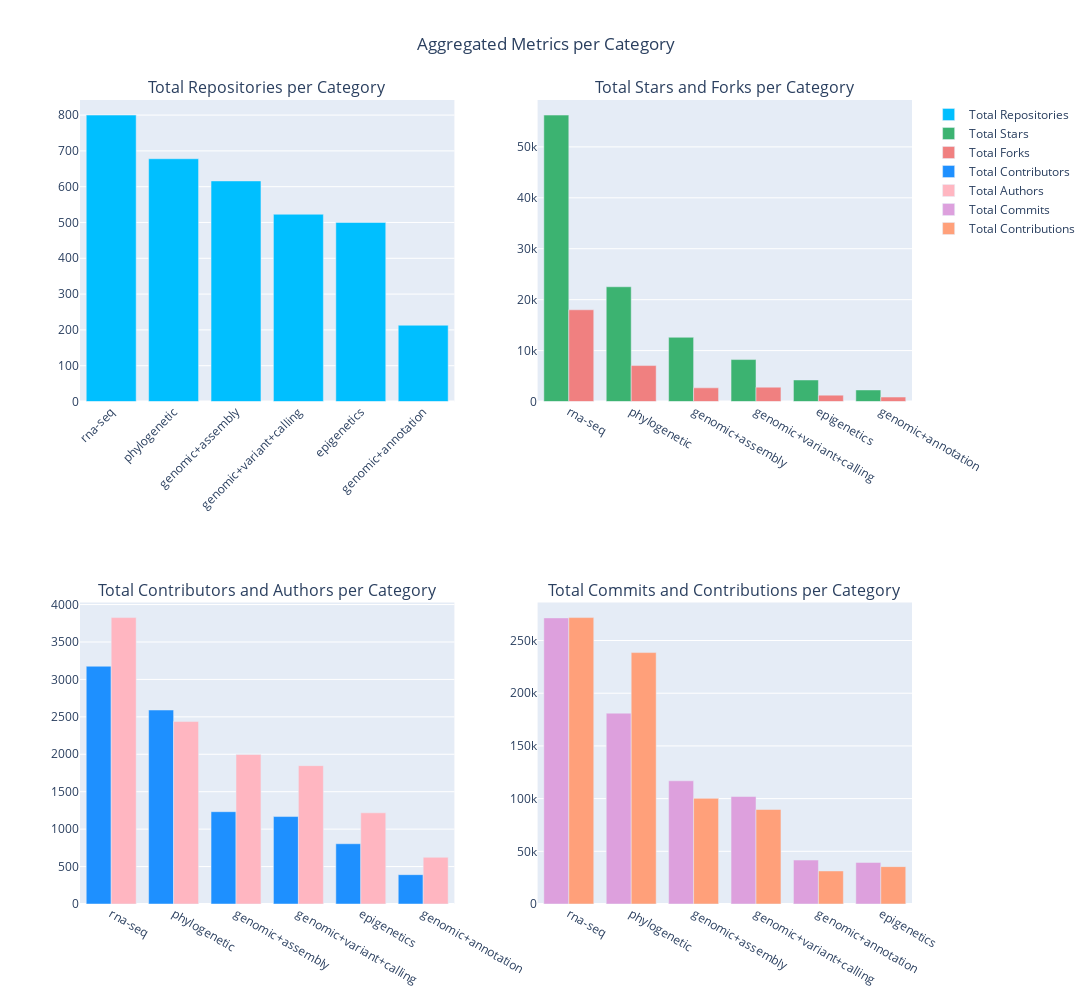

The notebook cell saved with this chart:
### Code cell
import plotly.graph_objects as go
from plotly.subplots import make_subplots

# Sample DataFrame setup (replace with your actual DataFrame)
# Assuming expanded_data is already defined

# Aggregate the data for each subplot
category_summary_repos = expanded_data.groupby('category').agg(
    total_repos=('id', 'count')  # Assuming 'id' is unique for each repository
).reset_index().sort_values('total_repos', ascending=False)

category_summary_stars = expanded_data.groupby('category').agg(
    total_stars=('stargazers_count', 'sum')
).reset_index().sort_values('total_stars', ascending=False)

category_summary_forks = expanded_data.groupby('category').agg(
    total_forks=('forks_count', 'sum')
).reset_index().sort_values('total_forks', ascending=False)

category_summary_contrib_authors = expanded_data.groupby('category').agg(
    total_contributors=('total_contributors', 'sum'),
    total_authors=('total_authors', 'sum')
).reset_index().sort_values('total_contributors', ascending=False)

category_summary_commits_contribs = expanded_data.groupby('category').agg(
    total_commits=('total_commits', 'sum'),
    total_contributions=('total_contributions', 'sum')
).reset_index().sort_values('total_commits', ascending=False)

category_summary_pulls = expanded_data.groupby('category').agg(
    total_pulls=('total_pulls', 'sum')
).reset_index().sort_values('total_pulls', ascending=False)

# Create subplots with 2x2 layout
fig = make_subplots(
    rows=2, cols=2,
    subplot_titles=[
        'Total Repositories per Category',
        'Total Stars and Forks per Category',
        'Total Contributors and Authors per Category',
        'Total Commits and Contributions per Category'
    ]
)

# Define colors for each bar plot
colors = {
    'repos': 'deepskyblue',
    'stars': 'mediumseagreen',
    'forks': 'lightcoral',
    'contributors': 'dodgerblue',
    'authors': 'lightpink',
    'commits': 'plum',
    'contributions': 'lightsalmon',
}

# Add bar plot for Total Repositories per Category
fig.add_trace(
    go.Bar(
        x=category_summary_repos['category'],
        y=category_summary_repos['total_repos'],
        name='Total Repositories',
        marker_color=colors['repos']
    ),
    row=1, col=1
)

# Add bar plots for Total Stars and Forks per Category
fig.add_trace(
    go.Bar(
        x=category_summary_stars['category'],
        y=category_summary_stars['total_stars'],
        name='Total Stars',
        marker_color=colors['stars']
    ),
    row=1, col=2
)
fig.add_trace(
    go.Bar(
        x=category_summary_forks['category'],
        y=category_summary_forks['total_forks'],
        name='Total Forks',
        marker_color=colors['forks']
    ),
    row=1, col=2
)

# Add bar plots for Total Contributors and Authors per Category
fig.add_trace(
    go.Bar(
        x=category_summary_contrib_authors['category'],
        y=category_summary_contrib_authors['total_contributors'],
        name='Total Contributors',
        marker_color=colors['contributors']
    ),
    row=2, col=1
)
fig.add_trace(
    go.Bar(
        x=category_summary_contrib_authors['category'],
        y=category_summary_contrib_authors['total_authors'],
        name='Total Authors',
        marker_color=colors['authors']
    ),
    row=2, col=1
)

# Add bar plots for Total Commits and Contributions per Category
fig.add_trace(
    go.Bar(
        x=category_summary_commits_contribs['category'],
        y=category_summary_commits_contribs['total_commits'],
        name='Total Commits',
        marker_color=colors['commits']
    ),
    row=2, col=2
)
fig.add_trace(
    go.Bar(
        x=category_summary_commits_contribs['category'],
        y=category_summary_commits_contribs['total_contributions'],
        name='Total Contributions',
        marker_color=colors['contributions']
    ),
    row=2, col=2
)


# Update layout for the plot
fig.update_layout(
    title_text='Aggregated Metrics per Category',
    title_x=0.5,
    height=1000,
    width=1200,
    showlegend=True,
    barmode='group',  # Group bars by category
    xaxis_tickangle=-45  # Rotate x-axis labels for better readability
)

# Display the plot
fig.show()

### Figure 1 — Plotly figure (JSON) as saved in the notebook; plotly's stock layout.template omitted (floating-point values rounded to 4 significant figures)
{"data": [{"marker": {"color": "deepskyblue"}, "name": "Total Repositories", "type": "bar", "x": ["rna-seq", "phylogenetic", "genomic+assembly", "genomic+variant+calling", "epigenetics", "genomic+annotation"], "xaxis": "x", "y": [800, 678, 616, 523, 500, 213], "yaxis": "y"}, {"marker": {"color": "mediumseagreen"}, "name": "Total Stars", "type": "bar", "x": ["rna-seq", "phylogenetic", "genomic+assembly", "genomic+variant+calling", "epigenetics", "genomic+annotation"], "xaxis": "x2", "y": [56248, 22530, 12609, 8234, 4228, 2269], "yaxis": "y2"}, {"marker": {"color": "lightcoral"}, "name": "Total Forks", "type": "bar", "x": ["rna-seq", "phylogenetic", "genomic+variant+calling", "genomic+assembly", "epigenetics", "genomic+annotation"], "xaxis": "x2", "y": [18009, 7056, 2814, 2682, 1250, 874], "yaxis": "y2"}, {"marker": {"color": "dodgerblue"}, "name": "Total Contributors", "type": "bar", "x": ["rna-seq", "phylogenetic", "genomic+assembly", "genomic+variant+calling", "epigenetics", "genomic+annotation"], "xaxis": "x3", "y": [3176, 2591, 1233, 1168, 805, 392], "yaxis": "y3"}, {"marker": {"color": "lightpink"}, "name": "Total Authors", "type": "bar", "x": ["rna-seq", "phylogenetic", "genomic+assembly", "genomic+variant+calling", "epigenetics", "genomic+annotation"], "xaxis": "x3", "y": [3826, 2437, 1997, 1848, 1218, 624], "yaxis": "y3"}, {"marker": {"color": "plum"}, "name": "Total Commits", "type": "bar", "x": ["rna-seq", "phylogenetic", "genomic+assembly", "genomic+variant+calling", "genomic+annotation", "epigenetics"], "xaxis": "x4", "y": [271467, 181089, 116901, 101991, 41693, 39453], "yaxis": "y4"}, {"marker": {"color": "lightsalmon"}, "name": "Total Contributions", "type": "bar", "x": ["rna-seq", "phylogenetic", "genomic+assembly", "genomic+variant+calling", "genomic+annotation", "epigenetics"], "xaxis": "x4", "y": [271779, 238556, 100235, 89676, 31354, 35463], "yaxis": "y4"}], "layout": {"annotations": [{"font": {"size": 16}, "showarrow": false, "text": "Total Repositories per Category", "x": 0.225, "xanchor": "center", "xref": "paper", "y": 1, "yanchor": "bottom", "yref": "paper"}, {"font": {"size": 16}, "showarrow": false, "text": "Total Stars and Forks per Category", "x": 0.775, "xanchor": "center", "xref": "paper", "y": 1, "yanchor": "bottom", "yref": "paper"}, {"font": {"size": 16}, "showarrow": false, "text": "Total Contributors and Authors per Category", "x": 0.225, "xanchor": "center", "xref": "paper", "y": 0.375, "yanchor": "bottom", "yref": "paper"}, {"font": {"size": 16}, "showarrow": false, "text": "Total Commits and Contributions per Category", "x": 0.775, "xanchor": "center", "xref": "paper", "y": 0.375, "yanchor": "bottom", "yref": "paper"}], "barmode": "group", "height": 1000, "showlegend": true, "title": {"text": "Aggregated Metrics per Category", "x": 0.5}, "width": 1200, "xaxis": {"anchor": "y", "domain": [0, 0.45], "tickangle": -45}, "xaxis2": {"anchor": "y2", "domain": [0.55, 1]}, "xaxis3": {"anchor": "y3", "domain": [0, 0.45]}, "xaxis4": {"anchor": "y4", "domain": [0.55, 1]}, "yaxis": {"anchor": "x", "domain": [0.625, 1]}, "yaxis2": {"anchor": "x2", "domain": [0.625, 1]}, "yaxis3": {"anchor": "x3", "domain": [0, 0.375]}, "yaxis4": {"anchor": "x4", "domain": [0, 0.375]}}}
